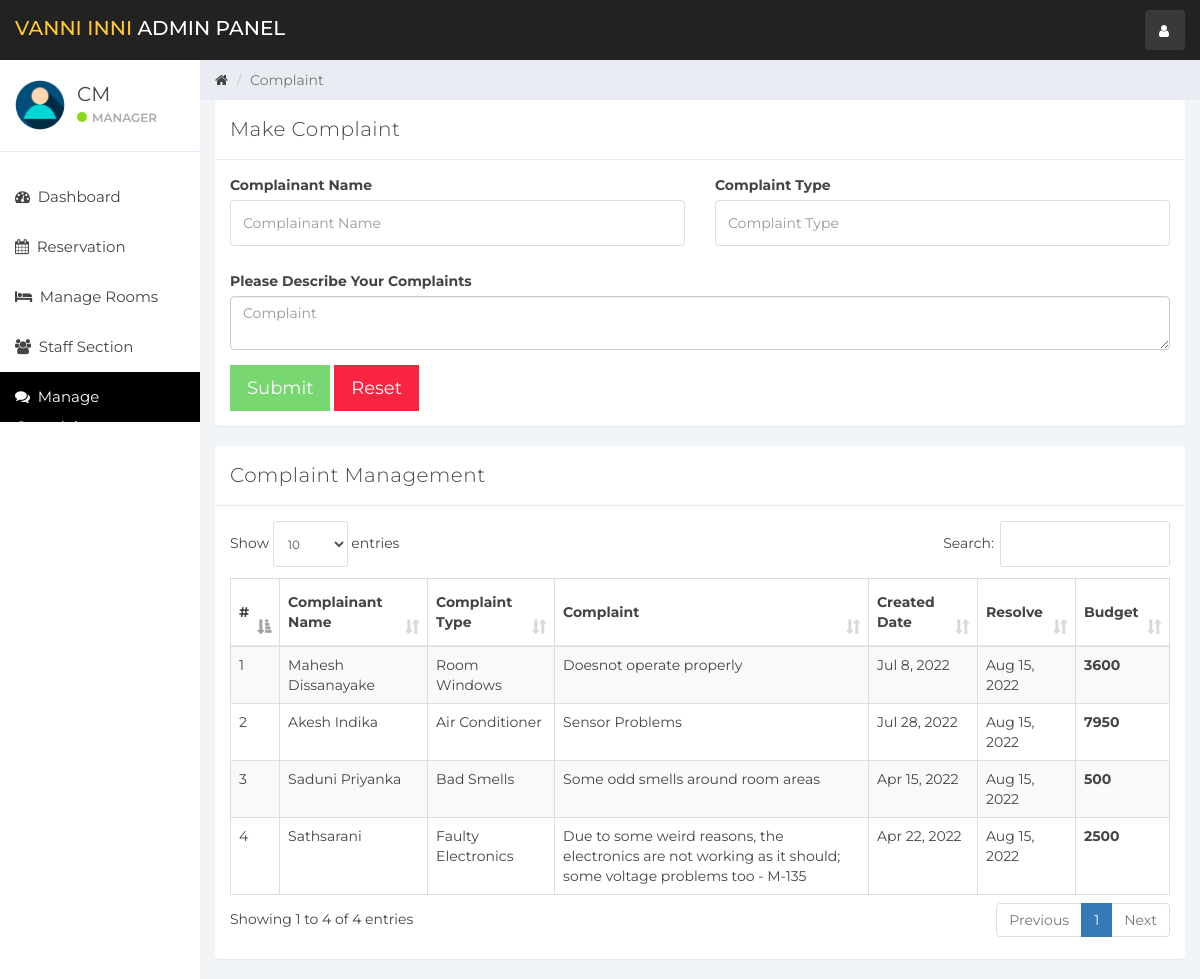
The app's page /admin/index.php?complain (signed in) with its own data.
### tables this page shows
CREATE TABLE `user` (
  `id` int(11) NOT NULL,
  `name` varchar(100) NOT NULL,
  `username` varchar(15) NOT NULL,
  `email` varchar(100) NOT NULL,
  `password` varchar(100) NOT NULL,
  `created_at` timestamp NOT NULL DEFAULT current_timestamp()
);

CREATE TABLE `complaint` (
  `id` int(11) NOT NULL,
  `complainant_name` varchar(100) NOT NULL,
  `complaint_type` varchar(100) NOT NULL,
  `complaint` varchar(200) NOT NULL,
  `created_at` timestamp NOT NULL DEFAULT current_timestamp(),
  `resolve_status` tinyint(1) NOT NULL,
  `resolve_date` timestamp NULL DEFAULT current_timestamp() ON UPDATE current_timestamp(),
  `budget` int(11) DEFAULT NULL
);

### admin/complain.php (the view, shortened to what this page needs)
<div class="col-sm-9 col-sm-offset-3 col-lg-10 col-lg-offset-2 main">
    <div class="row">
        <ol class="breadcrumb">
            <li><a href="#">
                    <em class="fa fa-home"></em>
                </a></li>
            <li class="active">Complaint</li>
        </ol>
    </div>
    <div class="row">
        <div class="col-lg-12">
            <div class="panel panel-default">
                <div class="panel-heading">Make Complaint</div>
                <div class="panel-body">
                    <form role="form"  data-toggle="validator" method="post" action="ajax.php">
                        <div class="row">
                            <div class="form-group col-lg-6">
                                <label>Complainant Name</label>
                                <input type="text" class="form-control" placeholder="Complainant Name" name="complainant_name" required>
                            </div>
                            <div class="form-group col-lg-6">
                                <label>Complaint Type</label>
                                <input type="text" class="form-control" placeholder="Complaint Type" name="complaint_type" required>
                            </div>
                            <div class="form-group col-lg-12">
                                <label>Please Describe Your Complaints</label>
                                <textarea class="form-control" name="complaint" placeholder="Complaint" required></textarea>
                            </div>
                        </div>
                        <button type="submit" class="btn btn-lg btn-success" name="createComplaint" style="border-radius:0%">Submit</button>
                        <button type="reset" class="btn btn-lg btn-danger" style="border-radius:0%">Reset</button>
                    </form>
                </div>
            </div>
        </div>
    </div>
    <div class="row">
        <div class="col-lg-12">
            <div class="panel panel-default">
                <div class="panel-heading">Complaint Management</div>
                <div class="panel-body">
                    <table class="table table-striped table-bordered table-responsive" cellspacing="0" width="100%" id="rooms">
                        <thead>
                        <tr>
                            <th>#</th>
                            <th>Complainant Name</th>
                            <th>Complaint Type</th>
                            <th>Complaint</th>
                            <th>Created Date</th>
                            <th>Resolve</th>
                            <th>Budget</th>
                        </tr>
                        </thead>
                        <tbody>
                        <?php
                        $complaint_query = "SELECT * FROM complaint";
                        $complaint_result = mysqli_query($connection, $complaint_query);
                        if (mysqli_num_rows($complaint_result) > 0) {
                            $num = 0;
                            while ($complaint = mysqli_fetch_assoc($complaint_result)) {
                                $num++
                                ?>
                                <tr>
                                    <td><?php echo $num ?></td>
                                    <td><?php echo $complaint['complainant_name'] ?></td>
                                    <td><?php echo $complaint['complaint_type'] ?></td>
                                    <td><?php echo $complaint['complaint'] ?></td>
                                    <td><?php echo date('M j, Y',strtotime($complaint['created_at'])) ?></td>
                                    <td>
                                        <?php if(!$complaint['resolve_status']){
                                            echo '<button class="btn btn-info" data-toggle="modal" style="border-radius:0%" data-target="#complaintModal" data-id="' . $complaint['id'] . '" id="complaint">Resolve</a>';
                                        } else{
                                            echo date('M j, Y',strtotime($complaint['resolve_date']));
                                        }
                                        ?>
                                    </td>
                                    <th><?php echo $complaint['budget'] ?></th>
                                </tr>
                            <?php }
                        } else {
                            echo "No Rooms";
                        }
                        ?>
                        </tbody>
                    </table>
                </div>
            </div>
        </div>
    </div>
</div>

### admin/sidebar.php (shortened to what this page needs)
<div id="sidebar-collapse" class="col-sm-3 col-lg-2 sidebar">
    <div class="profile-sidebar">
        <div class="profile-userpic">
            <img src="img/user.png" class="img-responsive" alt="">
        </div>
        <div class="profile-usertitle">
            <div class="profile-usertitle-name"><?php echo $user['name'];?></div>
            <div class="profile-usertitle-status"><span class="indicator label-success"></span>Manager</div>
        </div>
    </div>
    <ul class="nav menu">
    <?php
        if (isset($_GET['dashboard'])){ ?>
            <li class="active">
                <a href="index.php?dashboard"><em class="fa fa-dashboard">&nbsp;</em>
                    Dashboard
                </a>
            </li>
        <?php } else{?>
            <li>
                <a href="index.php?dashboard"><em class="fa fa-dashboard">&nbsp;</em>
                    Dashboard
                </a>
            </li>
        <?php }
        if (isset($_GET['reservation'])){ ?>
            <li class="active">
            <a href="index.php?reservation"><em class="fa fa-calendar">&nbsp;</em>
                    Reservation
                </a>
            </li>
        <?php } else{?>
            <li>
            <a href="index.php?reservation"><em class="fa fa-calendar">&nbsp;</em>
                    Reservation
                </a>
            </li>
        <?php }
        if (isset($_GET['room_mang'])){ ?>
            <li class="active">
                <a href="index.php?room_mang"><em class="fa fa-bed">&nbsp;</em>
                    Manage Rooms
                </a>
            </li>
        <?php } else{?>
            <li>
            <a href="index.php?room_mang"><em class="fa fa-bed">&nbsp;</em>
                    Manage Rooms
                </a>
            </li>
        <?php }
        if (isset($_GET['staff_mang'])){ ?>
            <li class="active">
                <a href="index.php?staff_mang"><em class="fa fa-users">&nbsp;</em>
                    Staff Section
                </a>
            </li>
        <?php } else{?>
            <li>
                <a href="index.php?staff_mang"><em class="fa fa-users">&nbsp;</em>
                    Staff Section
                </a>
            </li>
        <?php }
        if (isset($_GET['complain'])){ ?>
            <li class="active">
                <a href="index.php?complain"><em class="fa fa-comments">&nbsp;</em>
                    Manage Complaints
                </a>
            </li>
        <?php }
        ?>
    </ul>
</div>

### admin/css/styles.css (style rules this page uses)
body { background: #f1f4f7; padding-top: 60px; font-size: 14px; color: #444444; font-family: "Montserrat", "Helvetica Neue", Helvetica, Arial, sans-serif; }
a, a:hover, a:focus { color: #444444; }
input.form-control { border: 1px solid #ddd; box-shadow: none; height: 46px; }
.btn-success, .btn-success:hover, .btn-success:focus, .btn-success:active, .btn-success.active, .open > .dropdown-toggle.btn-success, .btn-success.disabled, .btn-success[disabled], fieldset[disabled] .btn-success, .btn-success.disabled:hover, .btn-success[disabled]:hover, fieldset[disabled] .btn-success:hover, .btn-success.disabled:focus, .btn-success[disabled]:focus, fieldset[disabled] .btn-success:focus, .btn-success.disabled:active, .btn-success[disabled]:active, fieldset[disabled] .btn-success:active, .btn-success.disabled.active, .btn-success[disabled].active, fieldset[disabled] .btn-success.active { background-color: #32c328; border-color: #32c328; }
.btn-danger, .btn-danger:hover, .btn-danger:focus, .btn-danger:active, .btn-danger.active, .open > .dropdown-toggle.btn-danger, .btn-danger.disabled, .btn-danger[disabled], fieldset[disabled] .btn-danger, .btn-danger.disabled:hover, .btn-danger[disabled]:hover, fieldset[disabled] .btn-danger:hover, .btn-danger.disabled:focus, .btn-danger[disabled]:focus, fieldset[disabled] .btn-danger:focus, .btn-danger.disabled:active, .btn-danger[disabled]:active, fieldset[disabled] .btn-danger:active, .btn-danger.disabled.active, .btn-danger[disabled].active, fieldset[disabled] .btn-danger.active { background-color: #f9243f; border-color: #f9243f; }
.label-success { background-color: #8ad919; }
.panel { border: 0; }
.panel-heading { font-size: 20px; font-weight: 300; letter-spacing: 0.025em; height: 60px; line-height: 38px; }
.panel-default .panel-heading { background: #fff; border-bottom: 1px solid #e9ecf2; color: #444444; }
.sidebar { display: block; padding: 0; display: none; box-shadow: none; background: #fff; }
.sidebar ul { margin: 20px 0px; }
@media (min-width: 768px) { .sidebar { display: block; position: fixed; top: 60px; bottom: 0; left: 0; z-index: 1000; display: block; margin: 0; padding: 0; overflow-x: hidden; overflow-y: auto; } }
.sidebar ul.nav .active a, .sidebar ul.nav li.parent a.active, .sidebar ul.nav .active > a:hover, .sidebar ul.nav li.parent a.active:hover, .sidebar ul.nav .active > a:focus, .sidebar ul.nav li.parent a.active:focus { color: #fff; background-color: #000000; }
.sidebar ul.nav li a { height: 50px; font-size: 15px; line-height: 2em; color: #444444; }
.profile-sidebar { padding: 10px 0; border-bottom: 1px solid #e9ecf2; }
.indicator { width: 10px; height: 10px; display: inline-block; border-radius: 9999px; margin-right: 5px; }
.profile-userpic img { float: left; margin: 10px 0px 0px 15px; width: 50px; height: 50px; border-radius: 9999px !important; }
.profile-usertitle { float: left; text-align: left; margin: 10px 0 0 12px; }
.profile-usertitle-name { font-size: 20px; margin-bottom: 0px; }
.profile-usertitle-status { text-transform: uppercase; color: #aaa; font-size: 12px; font-weight: 600; margin-bottom: 15px; }
.breadcrumb { border-radius: 0; padding: 10px 15px 10px 15px; background: #e9ecf2; margin: 0; }
.table { background: #fff; }
.table > thead > tr > th { border-bottom: 1px solid #e6e7e8; vertical-align: middle; height: 50px; }

### records on screen
user: name "CM"
complaint: complainant_name "Mahesh Dissanayake", complaint_type "Room Windows", complaint "Doesnot operate properly", created_at "Jul 8, 2022", resolve_date "Aug 15, 2022", budget "3600"
complaint: complainant_name "Akesh Indika", complaint_type "Air Conditioner", complaint "Sensor Problems", created_at "Jul 28, 2022", resolve_date "Aug 15, 2022", budget "7950"
complaint: complainant_name "Saduni Priyanka", complaint_type "Bad Smells", complaint "Some odd smells around room areas", created_at "Apr 15, 2022", resolve_date "Aug 15, 2022", budget "500"
complaint: complainant_name "Sathsarani", complaint_type "Faulty Electronics", complaint "Due to some weird reasons, the electronics are not working as it should; some voltage problems too - M-135", created_at "Apr 22, 2022", resolve_date "Aug 15, 2022", budget "2500"
